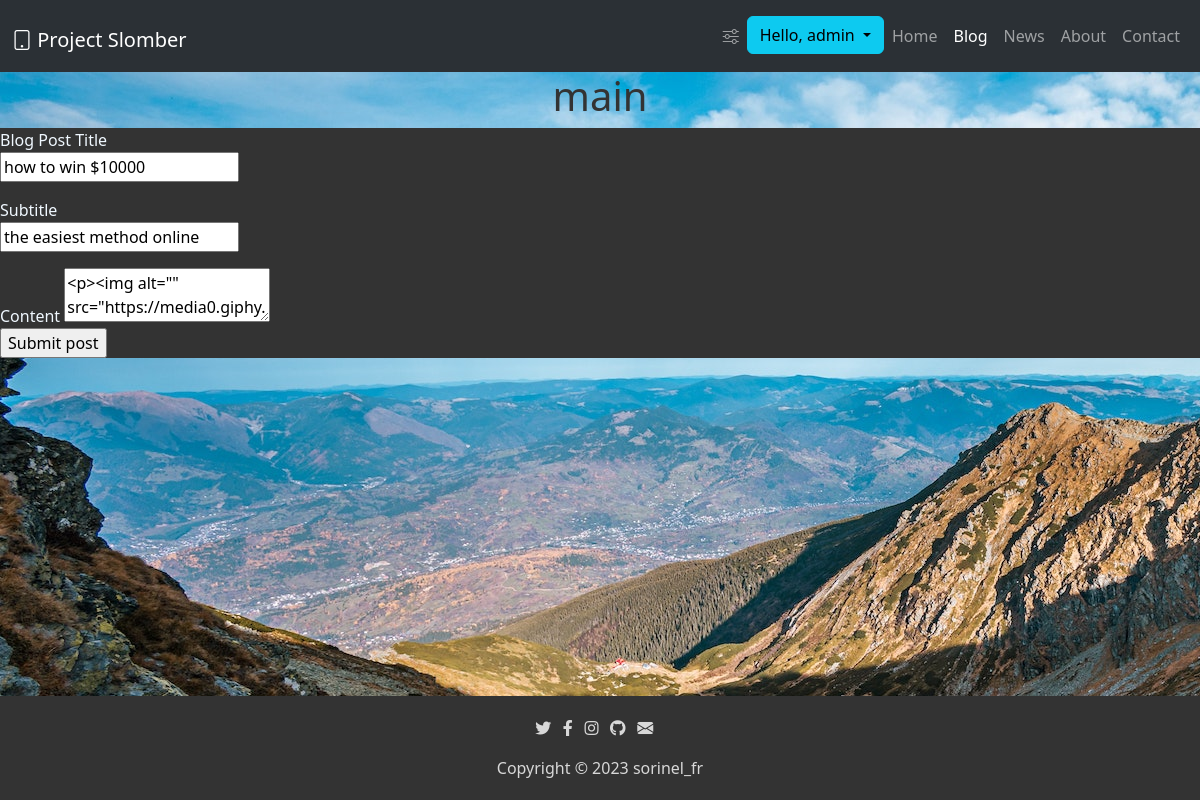
Page /edit-post/4 (signed in) on the committed database.
### server.py (models this page shows)
    class User(UserMixin, db.Model):
        __tablename__ = "user"
        id = db.Column(db.Integer, primary_key=True)
        email = db.Column(db.String(100), unique=True, nullable=False)
        password = db.Column(db.String(100), nullable=False)
        name = db.Column(db.String(100), unique=True, nullable=False)
        profile_views = db.Column(db.Integer, nullable=False)
        picture_url = db.Column(db.String(3000))
        has_functions = db.Column(db.Boolean, nullable=False)
        is_admin = db.Column(db.Boolean, nullable=False)
        is_developer = db.Column(db.Boolean, nullable=False)
        posts = relationship("BlogPosts", back_populates="author")
        comment = relationship("Comments", back_populates="author")

    class BlogPosts(UserMixin, db.Model):
        __tablename__ = "posts"
        id = db.Column(db.Integer, primary_key=True)
        user_id = db.Column(db.Integer, db.ForeignKey('user.id'))
        author = relationship("User", back_populates="posts")
        comment = relationship("Comments", back_populates="posts")
        title = db.Column(db.String(250), unique=True, nullable=False)
        subtitle = db.Column(db.String(250), nullable=False)
        date = db.Column(db.String(250), nullable=False)
        text = db.Column(db.Text, nullable=False)
        post_views = db.Column(db.Integer, nullable=False)

### server.py (the view, shortened to what this page needs)
    @app.route('/edit-post/<id>', methods=['POST', 'GET'])
    @login_required
    def edit_page(id):
        post_data = BlogPosts.query.get(id)
        if current_user.id == 1 or current_user.id == post_data.user_id:
            form = PostForm(
                title=post_data.title,
                subtitle=post_data.subtitle,
                user=post_data.author.name,
                content=post_data.text
            )
            return render_template('new-post.html', form=form, id=id)
        else:
            return f'<h1>FORBIDDEN</h1>', 403

### server.py
    class PostForm(FlaskForm):
        title = StringField('Blog Post Title', validators=[DataRequired()])
        subtitle = StringField('Subtitle', validators=[DataRequired()])
        user = StringField('Your name', validators=[DataRequired()])
        content = CKEditorField('Content', validators=[DataRequired()])
        submit = SubmitField('Submit post')

### server.py (called while the page is built)
    @login_manager.user_loader
    def load_user(user_id):
        return User.query.filter_by(id=user_id).first()

### templates/new-post.html (shortened to what this page needs)
<!DOCTYPE html>
<html lang="en">
<head>
    <link rel="stylesheet" href="{{url_for('static', filename='style.css')}}">
    <link rel="stylesheet" href="https://cdnjs.cloudflare.com/ajax/libs/font-awesome/5.15.3/css/all.min.css">
    <link href="https://cdn.jsdelivr.net/npm/bootstrap@5.3.0-alpha3/dist/css/bootstrap.min.css" rel="stylesheet"
>
    <link rel="stylesheet" href="https://cdn.jsdelivr.net/npm/bootstrap-icons@1.10.4/font/bootstrap-icons.css">
</head>
<body style="margin-bottom: 10%;">
    <nav class="navbar navbar-expand-lg bg-body-tertiary" data-bs-theme="dark">
        <div class="container-fluid">
            <h1><a class="navbar-brand" href="/"><i class="bi bi-tablet"></i> Project Slomber</a></h1>
            <div class="collapse navbar-collapse" id="navbarSupportedContent">
                <ul class="navbar-nav ms-auto mb-2 mb-lg-0">
                    {% if current_user.id == 1: %}
                    <li class="nav-item">
                        <a class="nav-link" aria-current="page" href="/panel"><i class="bi bi-sliders"></i></a>
                    </li>
                    {% endif %}
                    {%if current_user.is_authenticated: %}
                    <li class="nav-item">
                        <div class="btn-group">
                            <button type="button" class="btn btn-info dropdown-toggle" data-toggle="dropdown"
                                aria-haspopup="true" aria-expanded="true">
                                Hello, {{ current_user.name }}
                            </button>
                        </div>
                    </li>
                    {% endif %}
                    <li class="nav-item">
                        <a class="nav-link" aria-current="page" href="/">Home</a>
                    </li>
                    <li class="nav-item">
                        <a class="nav-link active" href="/blog">Blog</a>
                    </li>
                    <li class="nav-item">
                        <a class="nav-link" href="/news">News</a>
                    </li>
                    <li class="nav-item">
                        <a class="nav-link" href="/about">About</a>
                    </li>
                    <li class="nav-item">
                        <a class="nav-link" href="/contact">Contact</a>
                    </li>
                </ul>
            </div>
        </div>
    </nav>
    <a class="secret" href="/easteregg"><h1 style="text-align: center;">main</h1></a>
    <div class="new-post-form">
        <form method="POST">
            <p>
                {{form.title.label}}<br>
                {{form.title}}
            </p>
            <p>
                {{form.subtitle.label}}<br>
                {{form.subtitle}}
            </p>
            {{form.content.label}}
            {{form.content()}}
            <br>
            {{form.submit}}
        </form>
    </div>
</body>
<footer>
    <ul class="icons">
        <li><a href="https://twitter.com/Sorin63701900" target="_blank"><i class="fab fa-twitter"></i></a></li>
        <li><a href="https://www.facebook.com/sorin.fratean" target="_blank"><i class="fab fa-facebook-f"></i></a></li>
        <li><a href="https://www.instagram.com/sorinel_fr/" target="_blank"><i class="fab fa-instagram"></i></a></li>
        <li><a href="https://github.com/Sorinel27" target="_blank"><i class="fab fa-github"></i></a></li>
        <li><a href="mailto:sorin78910@gmail.com" target="_blank"><i class="bi bi-envelope-fill"></i></a></li>
    </ul>
    <a href="https://sorinelfr.ro/" target="_blank">Copyright &copy; 2023 sorinel_fr</a>
</footer>
</html>

### static/style.css (style rules this page uses)
body { margin-bottom: 10%; background-image: url("img/bg.jpg"); background-size: auto; }
body .secret { text-decoration: none; color: #333; }
body .new-post-form { background-color: #333; color: aliceblue; margin-bottom: 5%; display: -webkit-box; display: -ms-flexbox; display: flex; -webkit-box-orient: vertical; -webkit-box-direction: normal; -ms-flex-direction: column; flex-direction: column; -webkit-box-pack: center; -ms-flex-pack: center; justify-content: center; }
footer { background-color: #333; color: #fff; text-align: center; position: fixed; bottom: 0; width: 100%; padding: 20px; }
footer .icons { display: -webkit-box; display: -ms-flexbox; display: flex; -webkit-box-orient: horizontal; -webkit-box-direction: normal; -ms-flex-direction: row; flex-direction: row; list-style-type: none; -webkit-box-pack: center; -ms-flex-pack: center; justify-content: center; padding-left: 0; }
footer .icons li { padding-right: 1%; }
footer a { text-decoration: none; color: #d8d8d8; }

### rows in the picture
User: name "admin"
BlogPosts: title "how to win $10000", subtitle "the easiest method online"
